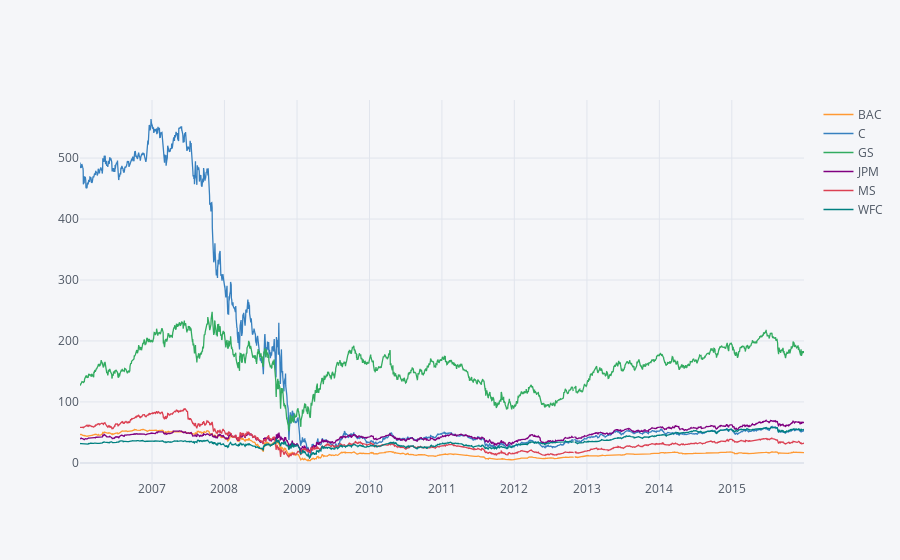

Write notebook code for a chart like this one.
### Code cell
# plotly

### Figure 1 — Plotly figure (JSON) as saved in the notebook; plotly's stock layout.template omitted (floating-point values rounded to 4 significant figures; data arrays with more than 128 entries replaced by an {"elided": "..."} marker saying what was removed)
{"data": [{"line": {"color": "rgba(255, 153, 51, 1.0)", "dash": "solid", "shape": "linear", "width": 1.3}, "mode": "lines", "name": "BAC", "text": "", "type": "scatter", "x": {"elided": "2518 str values"}, "y": {"elided": "2518 mixed values"}}, {"line": {"color": "rgba(55, 128, 191, 1.0)", "dash": "solid", "shape": "linear", "width": 1.3}, "mode": "lines", "name": "C", "text": "", "type": "scatter", "x": {"elided": "2518 str values"}, "y": {"elided": "2518 mixed values"}}, {"line": {"color": "rgba(50, 171, 96, 1.0)", "dash": "solid", "shape": "linear", "width": 1.3}, "mode": "lines", "name": "GS", "text": "", "type": "scatter", "x": {"elided": "2518 str values"}, "y": {"elided": "2518 mixed values"}}, {"line": {"color": "rgba(128, 0, 128, 1.0)", "dash": "solid", "shape": "linear", "width": 1.3}, "mode": "lines", "name": "JPM", "text": "", "type": "scatter", "x": {"elided": "2518 str values"}, "y": {"elided": "2518 mixed values"}}, {"line": {"color": "rgba(219, 64, 82, 1.0)", "dash": "solid", "shape": "linear", "width": 1.3}, "mode": "lines", "name": "MS", "text": "", "type": "scatter", "x": {"elided": "2518 str values"}, "y": {"elided": "2518 mixed values"}}, {"line": {"color": "rgba(0, 128, 128, 1.0)", "dash": "solid", "shape": "linear", "width": 1.3}, "mode": "lines", "name": "WFC", "text": "", "type": "scatter", "x": {"elided": "2518 str values"}, "y": {"elided": "2518 mixed values"}}], "layout": {"legend": {"bgcolor": "#F5F6F9", "font": {"color": "#4D5663"}}, "paper_bgcolor": "#F5F6F9", "plot_bgcolor": "#F5F6F9", "title": {"font": {"color": "#4D5663"}}, "xaxis": {"gridcolor": "#E1E5ED", "showgrid": true, "tickfont": {"color": "#4D5663"}, "title": {"font": {"color": "#4D5663"}, "text": ""}, "zerolinecolor": "#E1E5ED"}, "yaxis": {"gridcolor": "#E1E5ED", "showgrid": true, "tickfont": {"color": "#4D5663"}, "title": {"font": {"color": "#4D5663"}, "text": ""}, "zerolinecolor": "#E1E5ED"}}}
